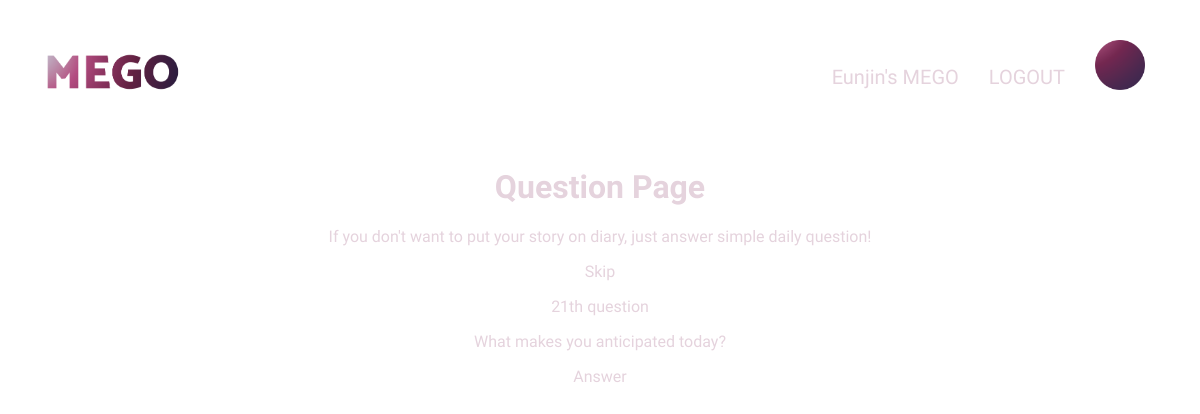
Screenshot of /MEgo/new_q/ (signed in) with the database file from the repository.
### MEgo/models.py (models this page shows, shortened)
class User(AbstractBaseUser, PermissionsMixin):
    objects = UserManager()
    email = models.EmailField(
        max_length=255,
        unique=True,
    )
    nickname = models.CharField(
        max_length=20,
        null=False,
        unique=True
    )
    user_id = models.CharField(
        max_length=20,
        null=False,
        unique=True
    )
    is_active = models.BooleanField(default=True)
    is_admin = models.BooleanField(default=False)
    is_superuser = models.BooleanField(default=False)
    is_staff = models.BooleanField(default=False)
    date_joined = models.DateTimeField(auto_now_add=True)
    age = models.IntegerField(null = False)
    gender = models.CharField(max_length=200, null = False)
    USERNAME_FIELD = 'user_id'
    REQUIRED_FIELDS = ['email','nickname']

class ExpQuestions(models.Model):
    content = models.CharField(max_length=200) # content of question
    question_area = models.CharField(max_length=200) # event, thoughts, emotion
    related_tags = models.CharField(max_length=200)

### MEgo/views.py (the view)
# urls.py: path('MEgo/new_q/', views.new_question, name='new_question'),
@login_required
def new_question(request):
    random_number = randint(1, ExpQuestions.objects.count() + 1)  # 전체 question 중 하나를 랜덤으로 숫자를 고름
    print(random_number)
    q = get_object_or_404(ExpQuestions, pk=random_number)
    print(q)
    return render(request, 'MEgo/new_question.html', {'q':q})

### MEgo/templates/MEgo/new_question.html
{% extends 'MEgo/base.html' %}
{% load static %}
{% block content %}
    <div>
        <h1>Question Page</h1>
        <p>If you don't want to put your story on diary, just answer simple daily question!</p>
        <a href="{% url 'new_question' %}">Skip</a>
        <p>{{q.pk}}th question</p>
        <p>{{q.content}}</p>
        <a href="{% url 'experience_new_by_question' pk=q.pk %}">Answer</a>
    </div>
{% endblock %}

### MEgo/templates/MEgo/base.html (shortened to what this page needs)
{% load static %}
{% load widget_tweaks %}
<html>
    <head>
        <link rel="stylesheet" type="text/css" href="{% static 'css/MEgo.css' %}">
    </head>
    <body>
        <header class="page-header">
            <h1 id="logo"><a href="{% url 'experience_circle' %}"><img src="{% static "Icons/Mego_color.png" %}" height="50"></a></h1>
            <nav>
                <ul class="top-menu">
                    <li><a>{{ user.nickname }}'s MEGO</a></li>
                    <li><a href="{% url 'logout' %}">LOGOUT</a></li>
                    <li><a href="{% url 'analysis_report' %}"><img src="{% static "Icons/megosymbol.png" %}" width="50" height="50"></a></li>
                </ul>
            </nav>
        </header>
        <div class="content container">
            <center>
            {% block content %}
            {% endblock %}
            </center>
        </div>
    </body>
</html>

### MEgo/static/css/MEgo.css (style rules this page uses)
.page-header { margin-top: 0; padding: 20px 20px 20px 40px; position: fixed; top: 0; left: 0; right: 0; background: none; }
.top-menu, .top-menu:hover, .top-menu:visited { margin-block-start: 20px; margin-block-end: 20px; color: #ffffff; float: right; font-size: 15pt; margin-right: 20px; }
.top-menu li { float: left; list-style:none; }
.top-menu a { line-height:75px; padding:0 15px; }
#logo { float: left; font-family: 'Catamaran', sans-serif; font-weight: 900; font-size: 30pt; line-height:75px; }
a { text-decoration:none; color: rgb(229,211,221); }
h1, h2, h3, h4 { font-family: 'Catamaran', sans-serif; font-weight: 900; }

### MEgo/templates/MEgo/base.html (style rules this page uses)
body { background: white; font-family: 'Catamaran', sans-serif; font-weight: 400; color: rgb(229,211,221); padding-top : 160px; }

### rows the page displays
User: nickname "Eunjin"
ExpQuestions: pk "21", content "What makes you anticipated today?"
